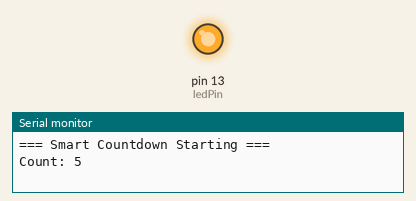
Recording of a sketch running on a simulated Arduino Uno, built with avr-gcc and run on an emulated ATmega328P. Parts: output pins drawn as LEDs (lit = HIGH), the last lines printed to the serial monitor.

Above: at 0.1 s.
At 9.9 s:
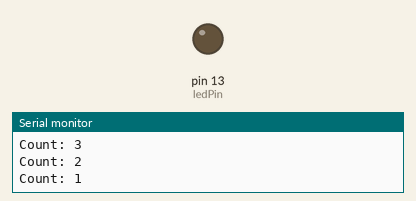
Timing chart, 0 to 11.4 s (numbered marks = the images above):
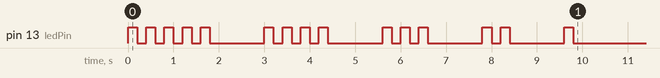

The sketch:

sketch_jun18a_copy_20260619222016_copy_20260619222041.ino
```cpp
int startValue = 5;   // Set the countdown starting number
int ledPin = 13;      // The onboard LED pin for the Arduino Uno

void flashLED(int times) {
  // A simple for loop to blink the LED the specified number of times
  for (int i = 0; i < times; i++) {
    digitalWrite(ledPin, HIGH);
    delay(200);
    digitalWrite(ledPin, LOW);
    delay(200);
  }
}

void setup() {
  pinMode(ledPin, OUTPUT);  // Set pin 13 as an output
  Serial.begin(9600);       // Initialize serial communication at 9600 baud

  Serial.println("=== Smart Countdown Starting ===");

  int count = startValue;   // Initialize the counter with our starting value

  // Keep looping as long as count is greater than 0
  while (count > 0) {
    Serial.print("Count: ");
    Serial.println(count);

    flashLED(count);        // Blink the LED 'count' times (5 times, then 4, etc.)

    delay(1000);            // Wait 1 second between countdown steps
    count = count - 1;      // Decrement the counter
  }

  Serial.println("=== Countdown Complete ===");
}

void loop() {
  // Left empty because the countdown only needs to run once at startup
}
```
